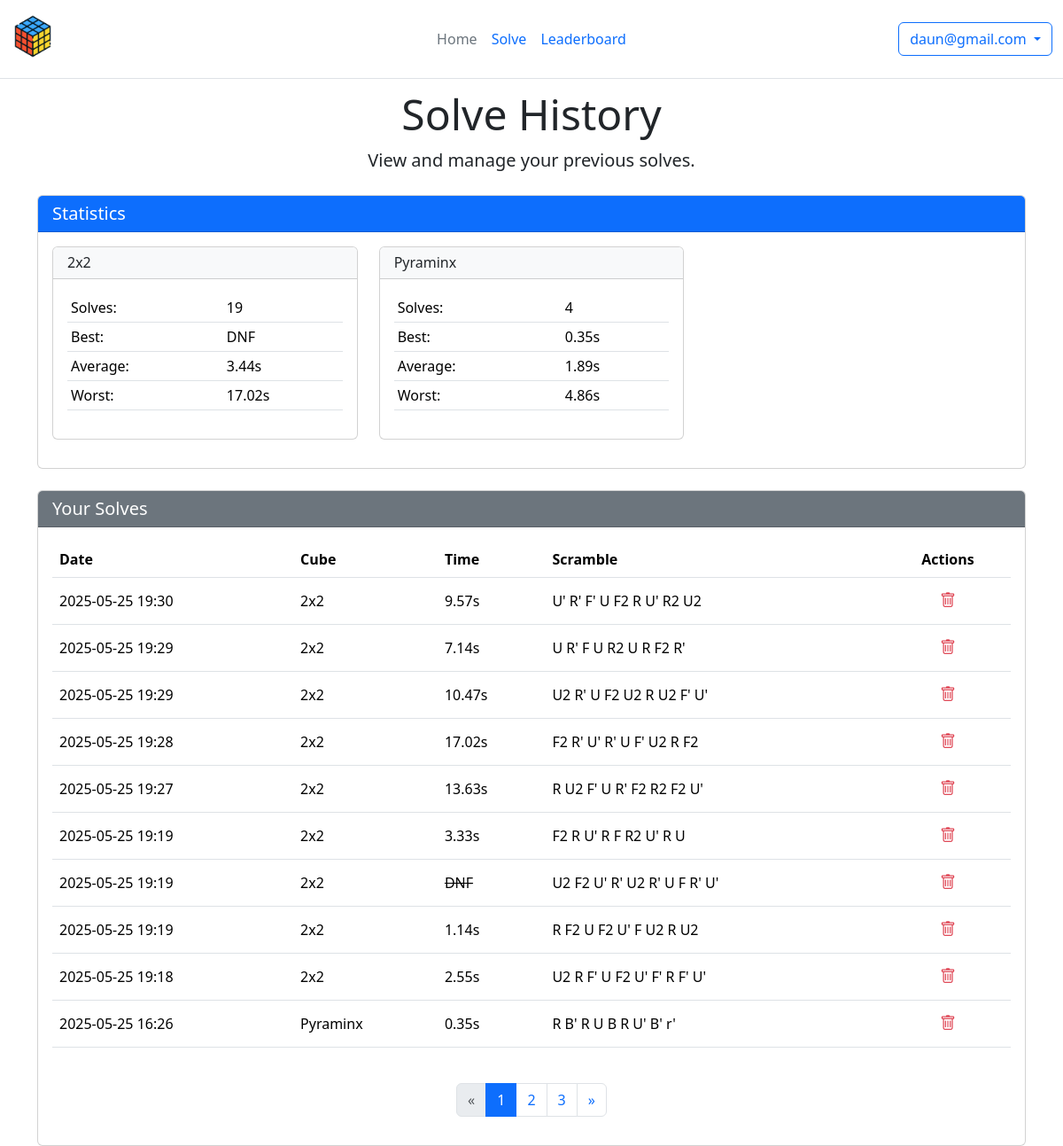
The app's page /history (signed in) with its own data.
### main.py (models this page shows, shortened)
class User(db.Model):
    id = db.Column(db.Integer, primary_key=True)
    email = db.Column(db.String(120), unique=True, nullable=False)
    password_hash = db.Column(db.String(128), nullable=False)
    solves = db.relationship('Solve', backref='solver', lazy=True)

class Solve(db.Model):
    id = db.Column(db.Integer, primary_key=True)
    time = db.Column(db.Float, nullable=False)
    date = db.Column(db.DateTime, default=datetime.utcnow)
    user_id = db.Column(db.Integer, db.ForeignKey('user.id'), nullable=False)
    cube_id = db.Column(db.Integer, db.ForeignKey('cube.id'), nullable=False)
    user = db.relationship('User')

class Cube(db.Model):
    id = db.Column(db.Integer, primary_key=True)
    cube_type = db.Column(db.String(20), nullable=False)
    pattern = db.Column(db.String(200), nullable=True)
    solves = db.relationship('Solve', backref='cube', lazy=True)

### main.py (the view)
@app.route('/history')
def history():
    if 'email' not in session:
        return redirect(url_for('login'))
    user = User.query.filter_by(email=session['email']).first()
    page = request.args.get('page', 1, type=int)
    solves = Solve.query.filter_by(user_id=user.id)\
                  .order_by(Solve.date.desc())\
                  .paginate(page=page, per_page=10)
    stats = {}
    for cube_type in ["3x3", "2x2", "4x4", "5x5", "Megaminx", "Pyraminx", "Skewb"]:
        cube_solves = Solve.query.join(Cube).filter(
            Solve.user_id == user.id,
            Cube.cube_type == cube_type
        ).all()
        if cube_solves:
            times = [solve.time for solve in cube_solves]
            stats[cube_type] = {
                'count': len(times),
                'best': min(times),
                'average': sum(times) / len(times),
                'worst': max(times)
            }
    return render_template('history.html', solves=solves, stats=stats)

### templates/history.html (shortened to what this page needs)
{% extends 'base.html' %}
{% block stylesheet %}
<link rel="stylesheet" href="{{ url_for('static', filename='css/history.css') }}">
{% endblock %}
{% block header %}
<div class="text-center mb-4">
  <h1 class="display-5">Solve History</h1>
  <p class="lead">View and manage your previous solves.</p>
</div>
{% endblock %}
{% block body %}
<div class="container">
  {% if stats %}
  <div class="card mb-4">
    <div class="card-header bg-primary text-white">
      <h5 class="card-title mb-0">Statistics</h5>
    </div>
    <div class="card-body">
      <div class="row">
        {% for cube_type, cube_stats in stats.items() %}
        <div class="col-md-4 mb-3">
          <div class="card h-100">
            <div class="card-header bg-light">
              <h6 class="mb-0">{{ cube_type }}</h6>
            </div>
            <div class="card-body">
              <table class="table table-sm">
                <tr>
                  <td>Solves:</td>
                  <td>{{ cube_stats.count }}</td>
                </tr>
                <tr>
                  <td>Best:</td>
                  <td>{% if cube_stats.best < 0 %}DNF{% else %}{{ "%.2f"|format(cube_stats.best) }}s{% endif %}</td>
                </tr>
                <tr>
                  <td>Average:</td>
                  <td>{{ "%.2f"|format(cube_stats.average) }}s</td>
                </tr>
                <tr>
                  <td>Worst:</td>
                  <td>{% if cube_stats.worst < 0 %}DNF{% else %}{{ "%.2f"|format(cube_stats.worst) }}s{% endif %}</td>
                </tr>
              </table>
            </div>
          </div>
        </div>
        {% endfor %}
      </div>
    </div>
  </div>
  {% endif %}
  <div class="card">
    <div class="card-header bg-secondary text-white d-flex justify-content-between align-items-center">
      <h5 class="card-title mb-0">Your Solves</h5>
    </div>
    <div class="card-body">
      {% if solves.items %}
      <div class="table-responsive">
        <table class="table table-hover">
          <thead>
            <tr>
              <th>Date</th>
              <th>Cube</th>
              <th>Time</th>
              <th>Scramble</th>
              <th class="text-center">Actions</th>
            </tr>
          </thead>
          <tbody>
            {% for solve in solves.items %}
            <tr class="solve-row" data-solve-id="{{ solve.id }}">
              <td>{{ solve.date.strftime('%Y-%m-%d %H:%M') }}</td>
              <td>{{ solve.cube.cube_type }}</td>
              <td {% if solve.time < 0 %}class="penalty-dnf">DNF{% else %}{% if solve.time > 100 %}class="penalty-plus2"{% endif %}>{{ "%.2f"|format(solve.time) }}s{% endif %}</td>
              <td class="text-truncate" style="max-width: 300px;">{{ solve.cube.pattern }}</td>
              <td class="text-center">
                <button class="delete-btn" data-solve-id="{{ solve.id }}" title="Delete solve">
                  <i class="bi bi-trash"></i>
                </button>
              </td>
            </tr>
            {% endfor %}
          </tbody>
        </table>
      </div>
      <div class="d-flex justify-content-center mt-4">
        <nav aria-label="Page navigation">
          <ul class="pagination">
            {% if solves.has_prev %}
            <li class="page-item">
              <a class="page-link" href="{{ url_for('history', page=solves.prev_num) }}" aria-label="Previous">
                <span aria-hidden="true">&laquo;</span>
              </a>
            </li>
            {% else %}
            <li class="page-item disabled">
              <a class="page-link" href="#" aria-label="Previous">
                <span aria-hidden="true">&laquo;</span>
              </a>
            </li>
            {% endif %}
            {% for page_num in solves.iter_pages(left_edge=1, right_edge=1, left_current=1, right_current=2) %}
              {% if page_num %}
                {% if page_num == solves.page %}
                <li class="page-item active"><a class="page-link" href="#">{{ page_num }}</a></li>
                {% else %}
                <li class="page-item"><a class="page-link" href="{{ url_for('history', page=page_num) }}">{{ page_num }}</a></li>
                {% endif %}
              {% else %}
                <li class="page-item disabled"><a class="page-link" href="#">...</a></li>
              {% endif %}
            {% endfor %}
            {% if solves.has_next %}
            <li class="page-item">
              <a class="page-link" href="{{ url_for('history', page=solves.next_num) }}" aria-label="Next">
                <span aria-hidden="true">&raquo;</span>
              </a>
            </li>
            {% else %}
            <li class="page-item disabled">
              <a class="page-link" href="#" aria-label="Next">
                <span aria-hidden="true">&raquo;</span>
              </a>
            </li>
            {% endif %}
          </ul>
        </nav>
      </div>
      {% else %}
      <div class="alert alert-info">
        You don't have any solves recorded yet. <a href="{{ url_for('solve') }}">Add your first solve</a>!
      </div>
      {% endif %}
    </div>
  </div>
</div>
{% endblock %}

### templates/base.html (shortened to what this page needs)
<!doctype html>
<html lang="en">
<head>
    <link rel="stylesheet" href="{{ url_for('static', filename='css/main.css') }}">
    <link rel="stylesheet" href="{{ url_for('static', filename='css/base.css') }}">
    <link rel="stylesheet" href="https://cdn.jsdelivr.net/npm/bootstrap@5.3.3/dist/css/bootstrap.min.css">
    <link rel="stylesheet" href="https://cdn.jsdelivr.net/npm/bootstrap-icons@1.11.1/font/bootstrap-icons.css">
    {% block stylesheet %}{% endblock %}
</head>
<body class="d-flex flex-column min-vh-100">
    <header class="fixed-top bg-white d-flex flex-wrap align-items-center justify-content-center justify-content-md-between py-3 border-bottom">
        <div class="container-fluid">
            <div class="d-flex flex-wrap align-items-center justify-content-center justify-content-md-between">
                <div class="col-md-3 mb-2 mb-md-0"><a href="/" class="d-inline-flex link-body-emphasis text-decoration-none">
                    <img src="{{ url_for('static', filename='images/rubik.png') }}"
                        alt="My Logo"
                        width="50"
                        height="50"
                        class="bi"/>
                </a></div>
                <ul class="nav col-12 col-md-auto mb-2 justify-content-center mb-md-0">
                    <li><a href="/" class="nav-link px-2 link-secondary">Home</a></li>
                    <li><a href="/solve" class="nav-link px-2">Solve</a></li>
                    <li><a href="/leaderboard" class="nav-link px-2">Leaderboard</a></li>
                </ul>
                <div class="col-md-3 text-end">
                    {% if session.email %}
                    <div class="dropdown">
                        <button
                                class="btn btn-outline-primary dropdown-toggle"
                                type="button"
                                id="userDropdown"
                                data-bs-toggle="dropdown"
                                aria-expanded="false">
                            {{ session.email }}
                        </button>
                    </div>
                    {% else %}
                    <a style="text-decoration:none;" href="{{ url_for('login') }}">
                        <button type="button" class="btn btn-outline-primary me-2">Login</button>
                    </a>
                    {% endif %}
                </div>
            </div>
        </div>
    </header>
    <main class="container-fluid flex-grow-1">
        {% block header %}{% endblock %}
        {% block body %}{% endblock %}
    </main>
</body>
</html>

### static/css/main.css (style rules this page uses)
*, *::before, *::after { box-sizing: border-box; }
html, body { margin: 0; padding: 0; }

### static/css/base.css (style rules this page uses)
body { padding-top: 100px; }
.fixed-top { background-color: white; z-index: 1030; }

### static/css/history.css (style rules this page uses)
.penalty-dnf { text-decoration: line-through; color: #dc3545; }
.table td { vertical-align: middle; }
.delete-btn { color: #dc3545; background: none; border: none; cursor: pointer; padding: 8px; font-size: 1.1rem; transition: all 0.2s ease; border-radius: 50%; display: inline-flex; align-items: center; justify-content: center; width: 36px; height: 36px; }
.delete-btn i { display: block; line-height: 1; }
.solve-row { transition: opacity 0.3s ease-out; }

### records on screen
User: email "daun@gmail.com"
Solve: worst "17.02", date "2025-05-25 19:28", cube.cube_type "2x2", time "17.02", cube.pattern "F2 R' U' R' U F' U2 R F2"
Solve: best "0.35", date "2025-05-25 16:26", cube.cube_type "Pyraminx", time "0.35", cube.pattern "R B' R U B R U' B' r'"
Solve: worst "4.86"
Solve: date "2025-05-25 19:30", cube.cube_type "2x2", time "9.57", cube.pattern "U' R' F' U F2 R U' R2 U2"
Solve: date "2025-05-25 19:29", cube.cube_type "2x2", time "7.14", cube.pattern "U R' F U R2 U R F2 R'"
Solve: date "2025-05-25 19:29", cube.cube_type "2x2", time "10.47", cube.pattern "U2 R' U F2 U2 R U2 F' U'"
Solve: date "2025-05-25 19:27", cube.cube_type "2x2", time "13.63", cube.pattern "R U2 F' U R' F2 R2 F2 U'"
Solve: date "2025-05-25 19:19", cube.cube_type "2x2", time "3.33", cube.pattern "F2 R U' R F R2 U' R U"
Solve: date "2025-05-25 19:19", cube.cube_type "2x2", time "DNF", cube.pattern "U2 F2 U' R' U2 R' U F R' U'"
Solve: date "2025-05-25 19:19", cube.cube_type "2x2", time "1.14", cube.pattern "R F2 U F2 U' F U2 R U2"
Solve: date "2025-05-25 19:18", cube.cube_type "2x2", time "2.55", cube.pattern "U2 R F' U F2 U' F' R F' U'"

### other values on screen
{{ cube_type }} "2x2" "Pyraminx"
{{ cube_stats.count }} "19" "4"
{{ "%.2f"|format(cube_stats.average) }} "3.44" "1.89"
{{ page_num }} "1"
{{ page_num }} "2" "3"
